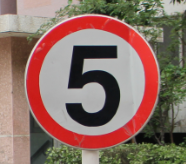
#> input picture traffic_sign/data/sign_1/000_0012.png, 186 x 164 px, found by its file name; its folder holds only this picture in this run
$ python main.py
#> lines starting #> are read from the running program, lines starting #| are printed output that depends on the picture
import numpy as np
import cv2
import glob
from matplotlib import pyplot as plt
from os import listdir
from os.path import isfile, join

# [181 lines left out: functions remove_background, get_filenames, binarize_image, area_desc, perimeter_desc, roundness_desc and 5 more, not called in this run]

def enc_idx(i):
    n = ["sign_1", "sign_2", "sign_3", "sign_4", "sign_5", "sign_6", "sign_7", "sign_8", "sign_9", "sign_10"]
    return n[i]


# [51 lines left out: functions find_nearest, classify, score, not called in this run]


if __name__ == "__main__":

    train = []
    results = []
    subDirs = ["sign_1", "sign_2", "sign_3", "sign_4", "sign_5", "sign_6", "sign_7", "sign_8", "sign_9", "sign_10"]
    binPath = './TEST_DATA'
    for dir in subDirs:
        pathToBinDir = f'{binPath}/{dir}'
        files = [f for f in listdir(pathToBinDir) if isfile(join(pathToBinDir, f))]
        for idx, file in enumerate(files):
            pathToBinFile = f'{pathToBinDir}/{file}'
            img = cv2.imread(pathToBinFile, 0)
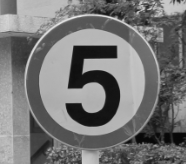
#> img: shape (164, 186); min 6, max 234, mean 117.3
#> (the run stopped early here; a loop or call above may not have finished)
